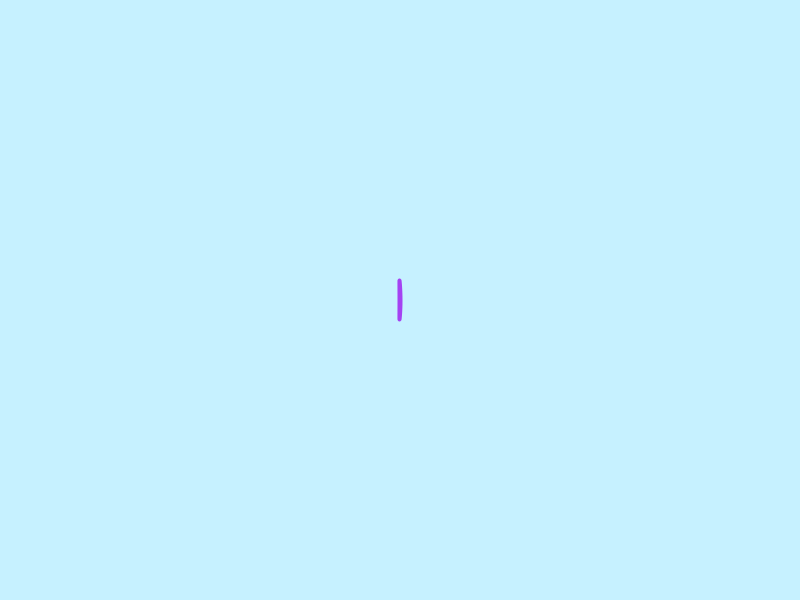
Frame 1 (no input)
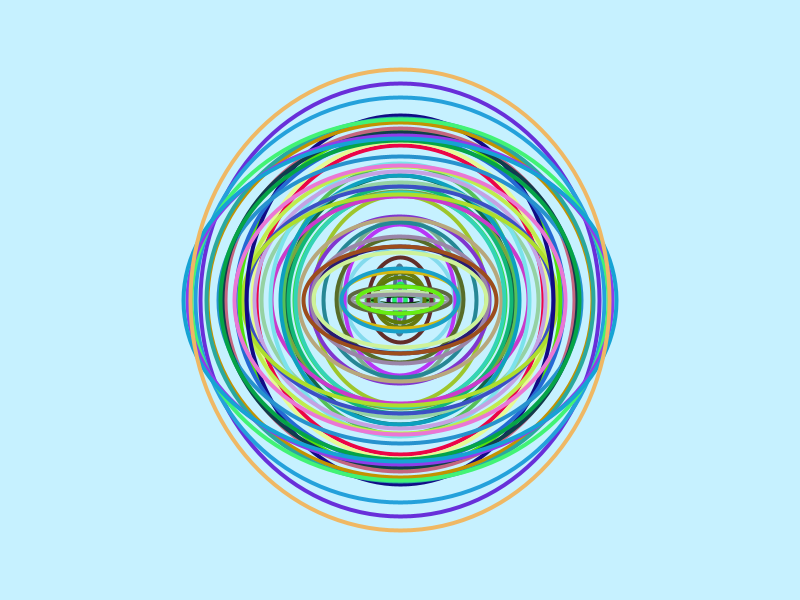
Frame 60 (the mouse pressed at the canvas centre just before this capture)
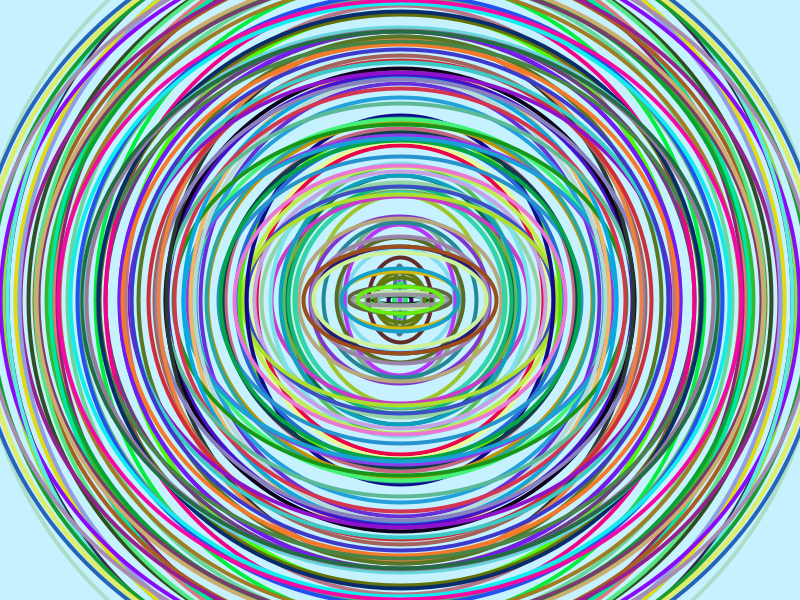
Frame 120 (the mouse held since frame 60 and released just before this capture)

The Processing sketch that drew these frames (run headless with seeded random() and noise(); from frame 60 on, the mouse is pressed at the canvas centre):

// Processing sketch: wheels_blue
// ── wheels_blue.pde
int diam = 10;
float centX, centY;

void setup(){
  size(800, 600);
  frameRate(24);
  smooth(); 
  background(198, 241, 255); 
  centX = width/2; 
  centY = height/2; 
  strokeWeight(4); 
  noFill();
  
}

void draw(){
  if (diam <= 1000) {
    stroke(random(0,255), random(0,255), random(0,255));
    ellipse(centX, centY, diam + random(-20,20), diam + random(-100,50));
    diam += 7; 
  }
}
